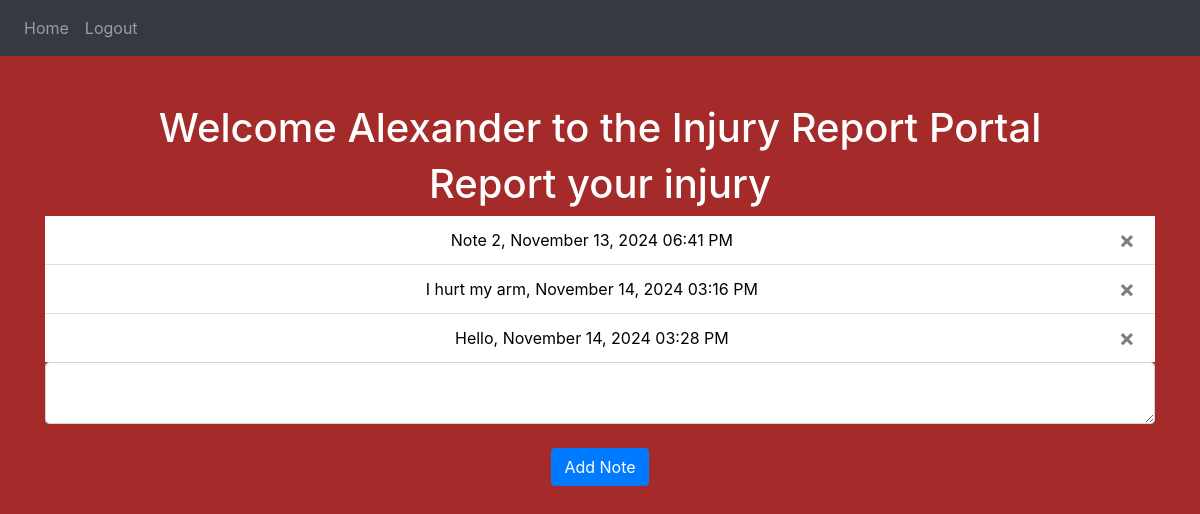
The app's page / (signed in) with its own data.
### website/models.py (models this page shows)
class User(db.Model, UserMixin): #defines layout for objects
    id = db.Column(db.Integer, primary_key=True) #unique identifier that represents object
    email = db.Column(db.String(150), unique=True) #says no user can have the same email as another user
    password = db.Column(db.String(150))
    first_name = db.Column(db.String(150))
    last_name = db.Column(db.String(150))
    role = db.Column(db.String(150))
    notes = db.relationship('Note')

class Note(db.Model): #defines layout for objects
    id = db.Column(db.Integer, primary_key=True) #unique identifier that represents object
    data = db.Column(db.String(10000)) #the note itself
    date = db.Column(db.DateTime(timezone=True), default=func.now()) #date and time of note
    user_id = db.Column(db.Integer, db.ForeignKey('user.id')) #references an ID to a column of a different database

### website/views.py (the view, shortened to what this page needs)
@views.route('/', methods=['GET', 'POST']) # defines url to where this next function takes us (function runs when we go to this url)
@login_required
def home():
    est = pytz.timezone('US/Eastern')
    for note in current_user.notes:
        if note.date.tzinfo is None:
            note.date = pytz.utc.localize(note.date)
        note.date = note.date.astimezone(est)
    return render_template("home.html", user=current_user) #renders the html inside of home.html

### website/templates/home.html (shortened to what this page needs)
{% extends "base.html" %} {% block title  %}Home{% endblock%}
{% block content %}
<br>
<br>
<div style="text-align: center;">
    <h1>Welcome {{ user.first_name }} to the Injury Report Portal</h1>
  </div>
  <div style="text-align: center;">
    <h1>Report your injury</h1>
    <ul class="list-group list-group-flush" id="notes">
        {% for note in user.notes %}
        <li class="list-group-item" style="color: black;">{{ note.data }}, {{ note.date.strftime("%B %d, %Y %I:%M %p") }}
            <button type="button" class="close" onClick="deleteNote({{ note.id }})">
                <span aria-hidden="true">&times;</span>
            </button>
        </li>
        {% endfor %}
    </ul>
  </div>
  <div style="text-align: center;">
    <form method="POST">
        <textarea name="note" id="note" class="form-control"></textarea>
        <br>
        <div align="center">
            <button type="submit" class="btn btn-primary">Add Note</button>
        </div>
    </form>
  </div>
{% endblock %}

### website/templates/home.html (style rules this page uses)
body { background: brown; color: white; }

### records on screen
User: first_name "Alexander"
Note: data "Note 2", date "November 13, 2024 06:41 PM"
Note: data "I hurt my arm", date "November 14, 2024 03:16 PM"
Note: data "Hello", date "November 14, 2024 03:28 PM"
